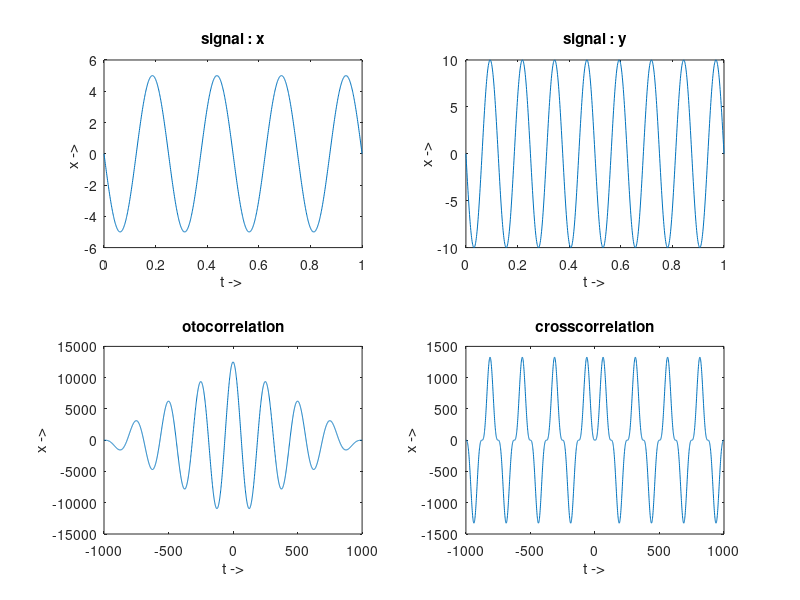

Reproduce this figure in MATLAB.
clc;
clear all;
close all;
a = -5;
f = 4;
t = 0:0.001:1;
x = a*sin(2*pi*f*t);

a1 = -10;
f1 = 8;
t1 = 0:0.001:1;
y = a1*sin(2*pi*f1*t1)

n1 = length(x);
n2 = length(y);

subplot(2,2,1);
plot(t,x)
title('signal : x');
xlabel('t -> ');
ylabel('x -> ')
subplot(2,2,2);
plot(t1,y)
title('signal : y');
xlabel('t ->');
ylabel('x ->')

%autocorrelation
lag = -(n1-1):1:(n1-1)
h = flip(x);
for i = 1:n1+n1-1
    auto(i)=0;
end
for i = 1:n1
    for j = 1:n1
        %x(i)*h(i)
        auto(i+j-1) = auto(i+j-1)+x(i)*h(j);
    end
end
subplot(2,2,3);
plot(lag,auto);
title('otocorrelation');
xlabel('t ->');
ylabel('x ->')

%crosscorrelation
lagg = -(n2-1):1:(n1-1)
hh = flip(y);
for i = 1:n1+n1-1
    cross(i)=0;
end

for i = 1:n1
    for j = 1:n2
        cross(i+j-1) = cross(i+j-1)+x(i)*hh(i);
    end
end
subplot(2,2,4);
plot(lagg,cross);
title('crosscorrelation');
xlabel('t ->');
ylabel('x ->')

